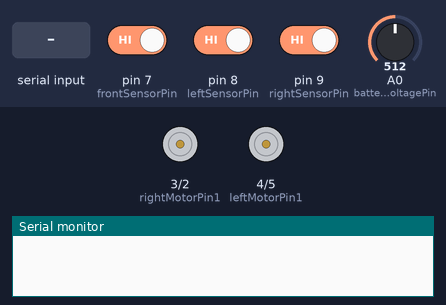
This sketch was run on a simulated Arduino Uno, built with avr-gcc and run on an emulated ATmega328P. Parts: motor-driver pin pairs drawn as motors (green arrow = first pin HIGH = forward, orange = second pin HIGH = backward, longer = more drive, scaled by the enable pin), the last lines printed to the serial monitor. The test bench sets the inputs (shaded band); at power-on: A0 (batteryVoltagePin) = 512, pin 7 (frontSensorPin) HIGH, pin 8 (leftSensorPin) HIGH, pin 9 (rightSensorPin) HIGH.

Above: at 1.2 s.
1.3 s: "F90\n" received over Serial
At 1.7 s:
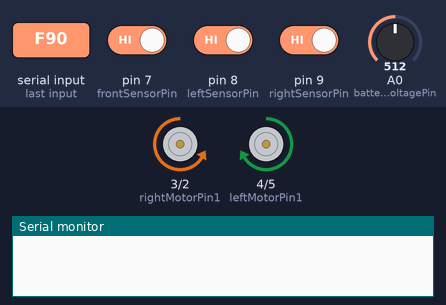
2.8 s: A0 (batteryVoltagePin) set to 900
At 5.6 s:
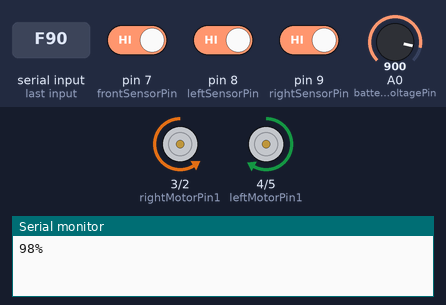
5.8 s: byte 76 ('L') received over Serial
At 6.3 s:
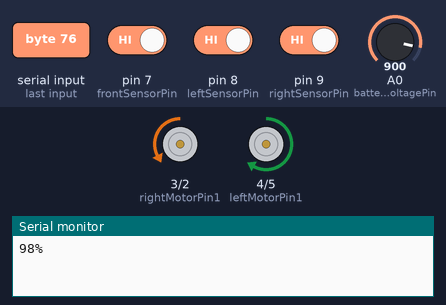
7.3 s: byte 66 ('B') received over Serial
At 8.5 s:
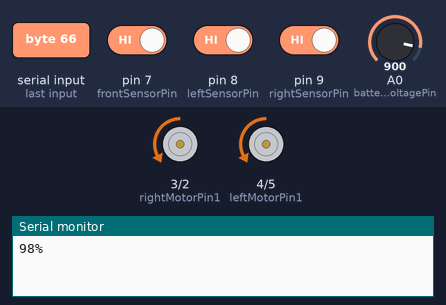
8.8 s: byte 49 ('1') received over Serial
At 9.8 s:
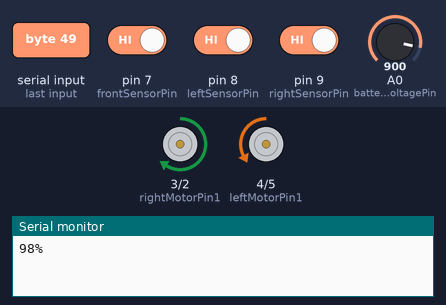
10.3 s: byte 82 ('R') received over Serial
At 10.9 s:
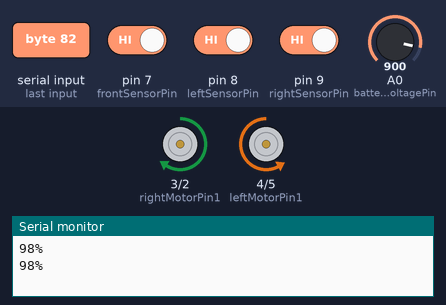
Timing chart, 0 to 12.8 s (numbered marks = the images above; inputs shaded):
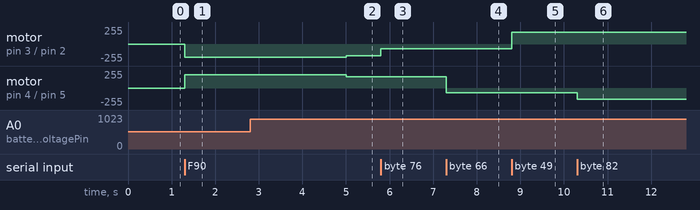

Measured:
- after the input at 1.3 s, motor on pin 3 (rightMotorPin1) / pin 2 (rightMotorPin2): stopped → backward 200/255 at once; motor on pin 4 (leftMotorPin1) / pin 5 (leftMotorPin2): stopped → forward 200/255 at once
- after the input at 2.8 s, motor on pin 3 (rightMotorPin1) / pin 2 (rightMotorPin2): backward 200/255 → backward 173/255 after 2.2 s; motor on pin 4 (leftMotorPin1) / pin 5 (leftMotorPin2): forward 200/255 → forward 168/255 after 2.2 s
- after the input at 5.8 s, motor on pin 3 (rightMotorPin1) / pin 2 (rightMotorPin2): backward 173/255 → backward 72/255 at once
- after the input at 7.3 s, motor on pin 4 (leftMotorPin1) / pin 5 (leftMotorPin2): forward 168/255 → backward 72/255 at once
- after the input at 8.8 s, motor on pin 3 (rightMotorPin1) / pin 2 (rightMotorPin2): backward 72/255 → forward 173/255 at once
- after the input at 10.3 s, motor on pin 4 (leftMotorPin1) / pin 5 (leftMotorPin2): backward 72/255 → backward 168/255 at once

The sketch:

Bluetooth_robot.ino
```cpp
#include <math.h>

#define DEBUG_MODE false

#define ADC_REF_VOLTAGE 5.0
#define MAX_PITCH_ANGLE 45.0
#define MAX_ROLL_ANGLE 30.0

float batteryVoltage = 8.0;
int batteryValue = 500;
int prevBatteryValue = 500;

const float turnVoltage = 2.5;
const float leftMotorVoltage = 6.0;
const float rightMotorVoltage = 5.8;
int maxLeftMotorSpeed = 200;
int maxRightMotorSpeed = 200;
int maxTurnSpeed = 90;

const float autonomousSpeedFactor = 0.4;

const int batteryVoltagePin = A0;
const float voltageDividerFactor = 2.0;

const int leftSensorPin = 8;
const int frontSensorPin = 7;
const int rightSensorPin = 9;

const int leftMotorPin1 = 4;
const int leftMotorPin2 = 5;
const int rightMotorPin1 = 3;
const int rightMotorPin2 = 2;
const int leftMotorSpeedPin = 11;
const int rightMotorSpeedPin = 10;

bool autonomous = false;
bool moveForward = false;
bool moveBackward = false;
bool moveLeft = false;
bool moveRight = false;

bool leftSensor = false;
bool rightSensor = false;
bool forwardSensor = false;

// Serial stuff
bool pitchRead = false;
bool parsingOrientationData = false;
char serialInput;
String pitchString;
String rollString;

//
bool gyroControl = false;
float pitch = 0;
float roll = 0;

unsigned long lastMeasurementTime = 0UL;
const unsigned long measurementTimeMs = 5000UL;

void driveMotors(bool leftDir, int leftSpeed, bool rightDir, int rightSpeed) {
  // Set left motor to drive forward
  if (leftDir) {
    digitalWrite(leftMotorPin1, HIGH);
    digitalWrite(leftMotorPin2, LOW);
  }
  // Backward
  else {
    digitalWrite(leftMotorPin1, LOW);
    digitalWrite(leftMotorPin2, HIGH);
  }
  // Same with the right motor
  if (rightDir) {
    digitalWrite(rightMotorPin1, LOW);
    digitalWrite(rightMotorPin2, HIGH);
  }
  else {
    digitalWrite(rightMotorPin1, HIGH);
    digitalWrite(rightMotorPin2, LOW);
  }
  // Set motor speed
  analogWrite(leftMotorSpeedPin, leftSpeed);
  analogWrite(rightMotorSpeedPin, rightSpeed);
}

void sendMoveCommandsNormal(int forwardBackward, int leftRight, float speedFactor = 1.0) {
  // Just making sure
  //forwardBackward = constrain(forwardBackward, -1, 1);
  //leftRight = constrain(leftRight, -1, 1);
  int leftMotorSpeed = (int) maxLeftMotorSpeed * speedFactor;
  int rightMotorSpeed = (int) maxRightMotorSpeed * speedFactor;
  int turnSpeed = (int) maxTurnSpeed * speedFactor;

  // Forward
  if (forwardBackward == 1 && leftRight == 0)
    driveMotors(true, leftMotorSpeed, true, rightMotorSpeed);
  // Backward
  else if (forwardBackward == -1 && leftRight == 0)
    driveMotors(false, leftMotorSpeed, false, rightMotorSpeed);
  // Right
  else if (forwardBackward == 0 && leftRight == 1)
    driveMotors(true, turnSpeed, false, turnSpeed);
  // Left
  else if (forwardBackward == 0 && leftRight == -1)
    driveMotors(false, turnSpeed, true, turnSpeed);
  // Forward-Right
  else if (forwardBackward == 1 && leftRight == 1)
    driveMotors(true, leftMotorSpeed, true, turnSpeed);
  // Forward-Left
  else if (forwardBackward == 1 && leftRight == -1)
    driveMotors(true, turnSpeed, true, rightMotorSpeed);
  // Backward-Right
  else if (forwardBackward == -1 && leftRight == 1)
    driveMotors(false, turnSpeed, false, rightMotorSpeed);
  // Backward-Left
  else if (forwardBackward == -1 && leftRight == -1)
    driveMotors(false, leftMotorSpeed, false, turnSpeed);
  else
    driveMotors(true, 0, true, 0);
}

void sendMoveCommandsGyro(int leftMotorSpeed, int rightMotorSpeed, bool forward) {
  if (forward)
    driveMotors(true, leftMotorSpeed, true, rightMotorSpeed);
  else
    driveMotors(false, leftMotorSpeed, false, rightMotorSpeed);
}

void moveAutonomous() {
  int forwardBackward = 0;
  int leftRight = 0;
  // 000
  if (!leftSensor && !forwardSensor && !rightSensor) {
    forwardBackward = 1;
    leftRight = 0;
  }
  // 010
  else if (!leftSensor && forwardSensor && !rightSensor) {
    forwardBackward = -1;
    leftRight = 0;
  }
  // 100
  else if (leftSensor && !forwardSensor && !rightSensor) {
    forwardBackward = 1;
    leftRight = 1;
  }
  // 001
  else if (!leftSensor && !forwardSensor && rightSensor) {
    forwardBackward = 1;
    leftRight = -1;
  }
  // 110
  else if (leftSensor && forwardSensor && !rightSensor) {
    forwardBackward = 0;
    leftRight = 1;
  }
  // 011
  else if (!leftSensor && forwardSensor && rightSensor) {
    forwardBackward = 0;
    leftRight = -1;
  }
  // 101
  else if (leftSensor && !forwardSensor && rightSensor) {
    forwardBackward = -1;
    leftRight = 1;
  }
  // 111
  else if (leftSensor && forwardSensor && rightSensor) {
    forwardBackward = -1;
    leftRight = -1;
  }
  sendMoveCommandsNormal(forwardBackward, leftRight, autonomousSpeedFactor);
}

void moveButtons() {
  int forwardBackward = 0;
  int leftRight = 0;
  if (moveForward)
    forwardBackward += 1;
  if (moveBackward)
    forwardBackward -= 1;
  if (moveLeft)
    leftRight -= 1;
  if (moveRight)
    leftRight += 1;
  sendMoveCommandsNormal(forwardBackward, leftRight);
}

void moveGyro() {
  pitch = constrain(pitch, -MAX_PITCH_ANGLE, MAX_PITCH_ANGLE);
  roll = constrain(pitch, -MAX_ROLL_ANGLE, MAX_ROLL_ANGLE);
  float ySpeed = pitch / MAX_PITCH_ANGLE;
  float xSpeed = roll / MAX_ROLL_ANGLE;
  float angle = atan2(ySpeed, xSpeed) * RAD_TO_DEG;
  float magnitude = sqrt(ySpeed * xSpeed);
  int leftMotorSpeed, rightMotorSpeed;
  // True - forward, False - backward
  bool directionForward;
  // Forward-right turn
  if (angle >= 0.0 && angle < 90.0) {
    rightMotorSpeed = (int) maxRightMotorSpeed * angle / 90.0;
    leftMotorSpeed = maxLeftMotorSpeed;
    directionForward = true;
  }
  // Forward-left turn
  else if (angle >= 90.0 && angle <= 180.0) {
    rightMotorSpeed = maxRightMotorSpeed;
    leftMotorSpeed = (int) maxLeftMotorSpeed * (2.0 - angle / 90.0);
    directionForward = true;
  }
  // Backward-right turn
  else if (angle < 0.0 && angle > -90.0) {
    rightMotorSpeed = maxRightMotorSpeed;
    leftMotorSpeed = (int) maxLeftMotorSpeed * ((-angle) / 90.0);
    directionForward = false;
  }
  // Backward-left turn
  else if (angle <= -90.0 && angle >= -180) {
    rightMotorSpeed = (int) maxRightMotorSpeed * (2.0 - (-angle) / 90.0);
    leftMotorSpeed = (int) maxLeftMotorSpeed;
    directionForward = false;
  }
  else {
    rightMotorSpeed = 0;
    leftMotorSpeed = 0;
    directionForward = true;
  }
  sendMoveCommandsGyro(leftMotorSpeed, rightMotorSpeed, directionForward);
}

void moveRobot() {
  if (autonomous) {
    moveAutonomous();
  }
  else {
    if (!gyroControl)
      moveButtons();
    else
      moveGyro();
  }
}

/*
  float readVoltage(int pin, int nSamples = 32) {
  int sum = 0;
  for (int i = 0; i < nSamples; i++)
    sum += analogRead(pin);
  return (sum / nSamples) / 1023.0 * ADC_REF_VOLTAGE;
  }
*/

int analogReadMultiple(int pin, int nSamples = 10L) {
  long sum = 0;
  for (int i = 0; i < nSamples; i++) {
    sum += analogRead(pin);
    delayMicroseconds(5);
  }
  return (int) sum / nSamples;
}

int batteryVoltageToPercentage(float voltage) {
  float percentage;
  if (voltage < 7.37)
    percentage = (int) (1.0753628256687998e+001 * voltage - 7.0777233782128093e+001);
  else
    percentage = (int) (-5.8281191355116931e+001 * voltage * voltage + 1.0039335953939719e+003 * voltage - 4.2232666419085963e+003);
  percentage = constrain(percentage, 0, 100);
  return percentage;
}

void setMaxMotorSpeeds() {
  maxLeftMotorSpeed = constrain((int) ((leftMotorVoltage / batteryVoltage) * 255), 0, 255);
  maxRightMotorSpeed = constrain((int) ((rightMotorVoltage / batteryVoltage) * 255), 0, 255);
  maxTurnSpeed = constrain((int) ((turnVoltage / batteryVoltage) * 255), 0, 255);
}

void setup() {
  Serial.begin(9600);
  pinMode(leftSensorPin, INPUT);
  pinMode(frontSensorPin, INPUT);
  pinMode(rightSensorPin, INPUT);
  pinMode(batteryVoltagePin, INPUT);
  pinMode(leftMotorPin1, OUTPUT);
  pinMode(leftMotorPin2, OUTPUT);
  pinMode(rightMotorPin1, OUTPUT);
  pinMode(rightMotorPin2, OUTPUT);
  pinMode(leftMotorSpeedPin, OUTPUT);
  pinMode(rightMotorSpeedPin, OUTPUT);
}

void loop() {
  // Serial parsing
  if (Serial.available() > 0) {
    serialInput = Serial.read();
    if (parsingOrientationData) {
      if (!pitchRead) {
        if (isDigit(serialInput) || serialInput == '-' || serialInput == '.')
          pitchString += serialInput;
        else if (serialInput == ',')
          pitchRead = true;
      }
      else {
        if (isDigit(serialInput) || serialInput == '-' || serialInput == '.')
          rollString += serialInput;
        else if (serialInput == '\0' || serialInput == '\n') {
          pitchRead = false;
          parsingOrientationData = false;
          pitch = pitchString.toFloat();
          roll = rollString.toFloat();
        }
      }
    }
    else {
      if (serialInput == 'O')
        parsingOrientationData = true;
      else if (serialInput == 'F')
        moveForward = true;
      else if (serialInput == 'B')
        moveBackward = true;
      else if (serialInput == 'L')
        moveLeft = true;
      else if (serialInput == 'R')
        moveRight = true;
      /*
        else if (serialInput == 'N') {
        moveForward = false;
        moveBackward = false;
        moveLeft = false;
        moveRight = false;
        }
      */
      else if (serialInput == '1') {
        moveForward = false;
      }
      else if (serialInput == '2') {
        moveBackward = false;
      }
      else if (serialInput == '3') {
        moveLeft = false;
      }
      else if (serialInput == '4') {
        moveRight = false;
      }
      else if (serialInput == 'A')
        autonomous = true;
      else if (serialInput == 'M')
        autonomous = false;
      else if (serialInput == 'G')
        gyroControl = true;
      else if (serialInput == 'K')
        gyroControl = false;
    }
  }
  // Moving average for battery voltage
  prevBatteryValue = batteryValue;
  batteryValue = analogReadMultiple(batteryVoltagePin);
  batteryVoltage = (batteryValue + prevBatteryValue) / 2046.0 * ADC_REF_VOLTAGE * voltageDividerFactor;

  leftSensor = !digitalRead(leftSensorPin);
  forwardSensor = !digitalRead(frontSensorPin);
  rightSensor = !digitalRead(rightSensorPin);
  if (!DEBUG_MODE)
    moveRobot();
  else {
    digitalWrite(leftMotorPin1, HIGH);
    digitalWrite(leftMotorPin2, LOW);
    digitalWrite(rightMotorPin1, HIGH);
    digitalWrite(rightMotorPin2, LOW);
    analogWrite(leftMotorSpeedPin, 200);
    analogWrite(rightMotorSpeedPin, 200);
  }

  unsigned long currentTime = millis();
  if (currentTime > lastMeasurementTime + measurementTimeMs) {
    setMaxMotorSpeeds();
    Serial.print(batteryVoltageToPercentage(batteryVoltage));
    Serial.println("%");
    lastMeasurementTime = currentTime;
  }

}
```
